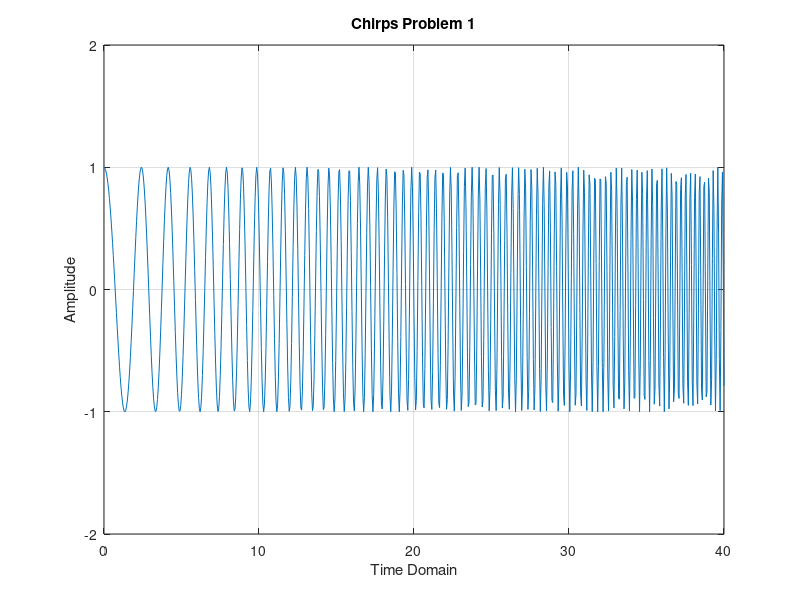

Recreate this plot in MATLAB.
%*************************************************************
% Fowad Sohail
% Lab 2: Chirps Problem 1
% Reference: Signals and Systems with Matlab, Chaparro Luis F.
%**************************************************************

t = 0:0.05:40;
x = 1 * cos(2*t+(t.^2)/4);

figure(4);
plot(t,x)
title('Chirps Problem 1');
xlabel('Time Domain');
ylabel('Amplitude');
axis([0 40 -2 2])
grid

soundsc(x, 2000)
